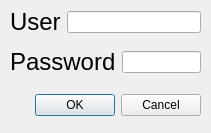
<?xml version="1.0" encoding="UTF-8"?>
<ui version="4.0">
 <class>Dialog</class>
 <widget class="QDialog" name="Dialog">
  <property name="geometry">
   <rect>
    <x>0</x>
    <y>0</y>
    <width>211</width>
    <height>133</height>
   </rect>
  </property>
  <property name="windowTitle">
   <string>Авторизация</string>
  </property>
  <widget class="QDialogButtonBox" name="login_button">
   <property name="geometry">
    <rect>
     <x>0</x>
     <y>90</y>
     <width>201</width>
     <height>31</height>
    </rect>
   </property>
   <property name="orientation">
    <enum>Qt::Horizontal</enum>
   </property>
   <property name="standardButtons">
    <set>QDialogButtonBox::Cancel|QDialogButtonBox::Ok</set>
   </property>
  </widget>
  <widget class="QWidget" name="layoutWidget">
   <property name="geometry">
    <rect>
     <x>10</x>
     <y>50</y>
     <width>191</width>
     <height>24</height>
    </rect>
   </property>
   <layout class="QHBoxLayout" name="horizontalLayout_3">
    <item>
     <widget class="QLabel" name="label_3">
      <property name="font">
       <font>
        <pointsize>18</pointsize>
       </font>
      </property>
      <property name="text">
       <string>Password</string>
      </property>
     </widget>
    </item>
    <item>
     <widget class="QLineEdit" name="lpassword">
      <property name="echoMode">
       <enum>QLineEdit::Password</enum>
      </property>
     </widget>
    </item>
   </layout>
  </widget>
  <widget class="QWidget" name="layoutWidget">
   <property name="geometry">
    <rect>
     <x>10</x>
     <y>10</y>
     <width>191</width>
     <height>24</height>
    </rect>
   </property>
   <layout class="QHBoxLayout" name="horizontalLayout">
    <item>
     <widget class="QLabel" name="label">
      <property name="font">
       <font>
        <pointsize>18</pointsize>
       </font>
      </property>
      <property name="text">
       <string>User</string>
      </property>
     </widget>
    </item>
    <item>
     <widget class="QLineEdit" name="luser"/>
    </item>
   </layout>
  </widget>
 </widget>
 <resources/>
 <connections>
  <connection>
   <sender>login_button</sender>
   <signal>accepted()</signal>
   <receiver>Dialog</receiver>
   <slot>accept()</slot>
   <hints>
    <hint type="sourcelabel">
     <x>248</x>
     <y>254</y>
    </hint>
    <hint type="destinationlabel">
     <x>157</x>
     <y>274</y>
    </hint>
   </hints>
  </connection>
  <connection>
   <sender>login_button</sender>
   <signal>rejected()</signal>
   <receiver>Dialog</receiver>
   <slot>reject()</slot>
   <hints>
    <hint type="sourcelabel">
     <x>316</x>
     <y>260</y>
    </hint>
    <hint type="destinationlabel">
     <x>286</x>
     <y>274</y>
    </hint>
   </hints>
  </connection>
 </connections>
</ui>
